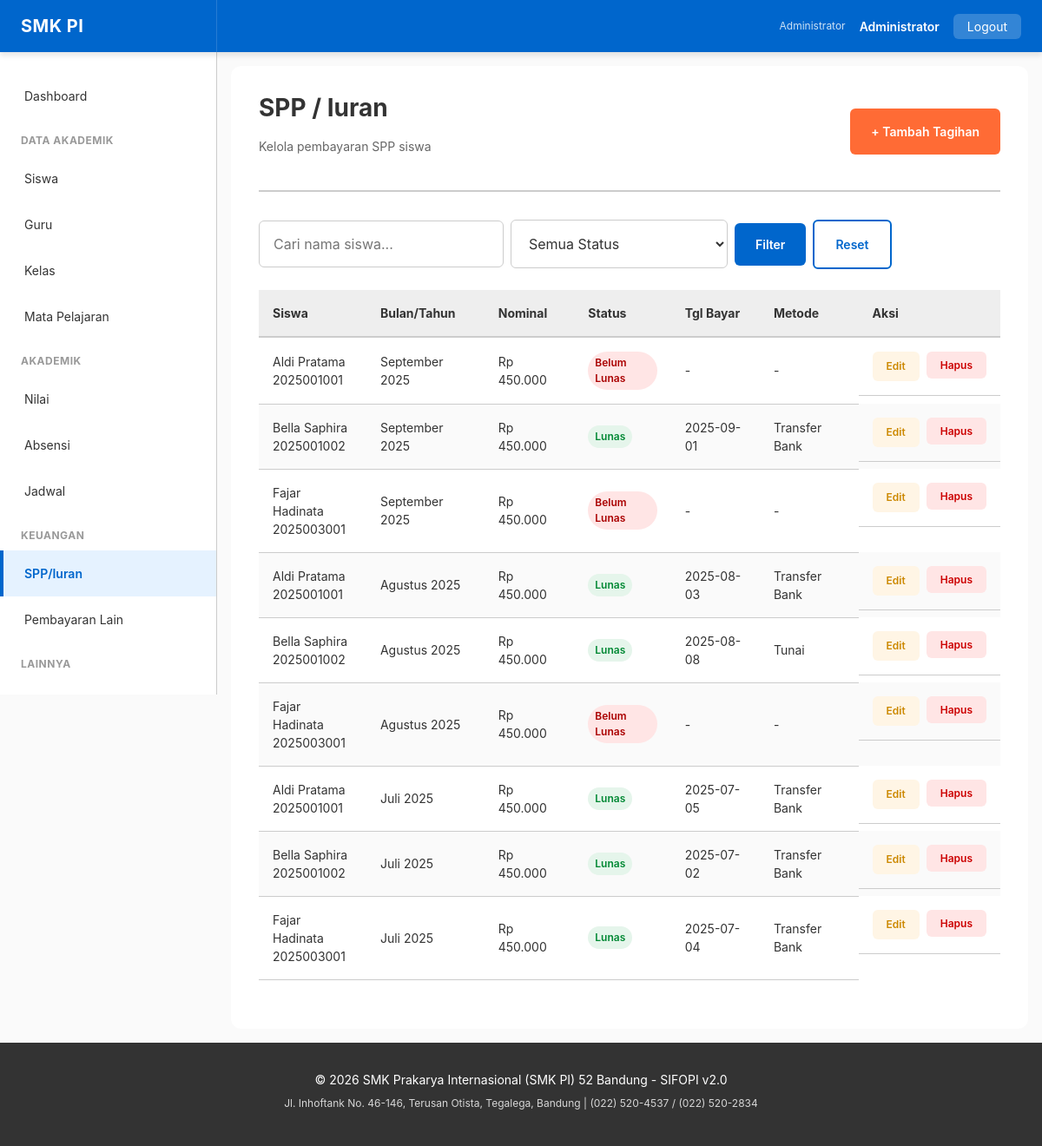
The page /iuran (signed in) on the database its author committed.
### tables this page shows
CREATE TABLE spp (
    id INT PRIMARY KEY AUTO_INCREMENT,
    siswa_id INT NOT NULL,
    bulan INT NOT NULL,
    tahun INT NOT NULL,
    nominal DECIMAL(10,2) NOT NULL,
    status ENUM('BELUM_LUNAS', 'LUNAS', 'CICIL') DEFAULT 'BELUM_LUNAS',
    tanggal_bayar DATE,
    metode_bayar VARCHAR(50),
    catatan TEXT,
    created_at DATETIME DEFAULT CURRENT_TIMESTAMP,
    updated_at DATETIME DEFAULT CURRENT_TIMESTAMP ON UPDATE CURRENT_TIMESTAMP,
    FOREIGN KEY (siswa_id) REFERENCES siswa(id) ON DELETE CASCADE,
    UNIQUE KEY unique_spp (siswa_id, bulan, tahun),
    INDEX idx_siswa (siswa_id),
    INDEX idx_status (status),
    INDEX idx_tanggal (tanggal_bayar)
);

CREATE TABLE siswa (
    id INT PRIMARY KEY AUTO_INCREMENT,
    user_id INT,
    no_induk VARCHAR(20) NOT NULL UNIQUE,
    nama VARCHAR(100) NOT NULL,
    tgl_lahir DATE,
    jenis_kelamin ENUM('LAKI-LAKI', 'PEREMPUAN'),
    agama VARCHAR(20),
    alamat TEXT,
    no_telepon VARCHAR(20),
    email VARCHAR(100) UNIQUE,
    status ENUM('AKTIF', 'LULUS', 'KELUAR', 'SUSPENDED') DEFAULT 'AKTIF',
    kelas_id INT,
    tahun_ajaran_id INT,
    tanggal_masuk DATE,
    nama_ayah VARCHAR(100),
    nama_ibu VARCHAR(100),
    pekerjaan_ayah VARCHAR(100),
    pekerjaan_ibu VARCHAR(100),
    no_telepon_wali VARCHAR(20),
    nama_wali VARCHAR(100),
    alamat_wali TEXT,
    pekerjaan_wali VARCHAR(100),
    golongan_darah VARCHAR(3),
    anak_ke INT,
    status_anak VARCHAR(20),
    nama_sekolah_asal VARCHAR(100),
    alamat_sekolah_asal TEXT,
    foto VARCHAR(255),
    is_active BOOLEAN DEFAULT true,
    created_at DATETIME DEFAULT CURRENT_TIMESTAMP,
    updated_at DATETIME DEFAULT CURRENT_TIMESTAMP ON UPDATE CURRENT_TIMESTAMP,
    FOREIGN KEY (user_id) REFERENCES user(id) ON DELETE SET NULL,
    FOREIGN KEY (kelas_id) REFERENCES kelas(id),
    FOREIGN KEY (tahun_ajaran_id) REFERENCES tahun_ajaran(id),
    UNIQUE KEY unique_no_induk (no_induk),
    INDEX idx_nama (nama),
    INDEX idx_kelas (kelas_id),
    INDEX idx_status (status),
    INDEX idx_active (is_active)
);

### public/index.php (called while the page is built, shortened)
<?php
$configPath = dirname(__DIR__) . '/config';
require_once $configPath . '/database.php';
require_once $configPath . '/helpers.php';
class Router {
    private function render(string $viewPath, array $vars = []): void {
        extract($vars);
        $contentFile = dirname(__DIR__) . '/views/' . $viewPath . '.php';
        include $contentFile;
        include dirname(__DIR__) . '/views/layout/base.php';
    }
    private function db(): Database { return Database::getInstance(); }
    private function iuranList(): void {
        $db       = $this->db();
        $page     = (int)($_GET['page'] ?? 1);
        $search   = sanitize($_GET['search'] ?? '');
        $where  = ['1=1'];
        $params = [];
        $whereStr = 'WHERE ' . implode(' AND ', $where);
        $sql = "SELECT spp.*, s.nama as nama_siswa, s.no_induk
                FROM spp JOIN siswa s ON s.id = spp.siswa_id
                $whereStr ORDER BY spp.tahun DESC, spp.bulan DESC
                LIMIT ? OFFSET ?";
        $perPage = ITEMS_PER_PAGE;
        $offset  = ($page - 1) * $perPage;
        $data    = $db->query($sql, array_merge($params, [$perPage, $offset]))->fetchAll();
        $countSql = "SELECT COUNT(*) as c FROM spp JOIN siswa s ON s.id = spp.siswa_id $whereStr";
        $total    = (int)($db->query($countSql, $params)->fetch()['c'] ?? 0);
        $pages    = max(1, (int)ceil($total / $perPage));
        $result = [
            'data' => $data, 'page' => $page, 'pages' => $pages,
            'total' => $total, 'has_prev' => $page > 1, 'has_next' => $page < $pages,
        ];
        $this->render('iuran/list', compact('result', 'search', 'status'));
    }
}
(new Router())->route();

### config/helpers.php (called while the page is built, shortened)
<?php
if (function_exists('safe')) {
    return;
}
function safe(mixed $value): string {
    return htmlspecialchars((string)$value, ENT_QUOTES, 'UTF-8');
}
function sanitize(string $value): string {
    return trim(htmlspecialchars($value, ENT_QUOTES, 'UTF-8'));
}

### config/database.php (called while the page is built, shortened)
<?php
class Database {
    private static $instance = null;
    private $pdo;
    public static function getInstance(): self {
        if (self::$instance === null) {
            self::$instance = new self();
        }
        return self::$instance;
    }
    private function connect(): void {
        try {
            $host = $_ENV['DB_HOST'] ?? 'localhost';
            $port = $_ENV['DB_PORT'] ?? 3306;
            $dbname = $_ENV['DB_NAME'] ?? 'atol_akademik_smk_pi';
            $user = $_ENV['DB_USER'] ?? 'root';
            $password = $_ENV['DB_PASSWORD'] ?? '';
            $dsn = "mysql:host={$host};port={$port};dbname={$dbname};charset=utf8mb4";
            $this->pdo = new PDO(
                $dsn,
                $user,
                $password,
                [
                    PDO::ATTR_ERRMODE => PDO::ERRMODE_EXCEPTION,
                    PDO::ATTR_DEFAULT_FETCH_MODE => PDO::FETCH_ASSOC,
                    PDO::ATTR_EMULATE_PREPARES => false,
                ]
            );
        } catch (PDOException $e) {
            die('Database connection failed: ' . htmlspecialchars($e->getMessage()));
        }
    }
    public function query(string $sql, array $params = []): PDOStatement {
        try {
            $stmt = $this->pdo->prepare($sql);
            $stmt->execute($params);
            return $stmt;
        } catch (PDOException $e) {
            $this->lastError = $e->getMessage();
            if ($_ENV['APP_DEBUG'] ?? false) {
                error_log('SQL Error: ' . $e->getMessage() . "\nSQL: " . $sql);
            }
            throw new Exception('Database query failed. Please try again.');
        }
    }
}

### views/iuran/list.php (the view, shortened to what this page needs)
<?php $pageTitle = 'SPP / Iuran'; $activePage = 'iuran';
$bulanNama = [1=>'Januari',2=>'Februari',3=>'Maret',4=>'April',5=>'Mei',6=>'Juni',7=>'Juli',8=>'Agustus',9=>'September',10=>'Oktober',11=>'November',12=>'Desember'];
?>
<div class="page-header" style="display:flex;justify-content:space-between;align-items:center;">
    <div>
        <h1 class="page-title">SPP / Iuran</h1>
        <p class="page-subtitle">Kelola pembayaran SPP siswa</p>
    </div>
    <a href="/iuran/create" class="btn btn-secondary">+ Tambah Tagihan</a>
</div>
<div class="search-bar">
    <form method="GET" action="/iuran" style="display:flex;gap:8px;align-items:center;flex-wrap:wrap;">
        <input type="text" name="search" class="search-input" placeholder="Cari nama siswa..." value="<?= safe($search ?? '') ?>">
        <select name="status" class="search-input" style="max-width:180px;">
            <option value="">Semua Status</option>
        </select>
        <button type="submit" class="btn btn-primary">Filter</button>
        <a href="/iuran" class="btn btn-outline">Reset</a>
    </form>
</div>
<?php if (!empty($result['data'])): ?>
    <div class="table-responsive">
        <table class="table">
            <thead>
                <tr><th>Siswa</th><th>Bulan/Tahun</th><th>Nominal</th><th>Status</th><th>Tgl Bayar</th><th>Metode</th><th style="width:130px;">Aksi</th></tr>
            </thead>
            <tbody>
                <?php foreach ($result['data'] as $s):
                    $sc = match($s['status']) { 'LUNAS'=>'success','CICIL'=>'warning',default=>'danger' };
                    $sl = PAYMENT_STATUS[$s['status']] ?? $s['status'];
                ?>
                    <tr>
                        <td><?= safe($s['nama_siswa'] ?? '-') ?><br><small><?= safe($s['no_induk'] ?? '') ?></small></td>
                        <td><?= $bulanNama[$s['bulan']] ?? $s['bulan'] ?> <?= $s['tahun'] ?></td>
                        <td>Rp <?= number_format($s['nominal'], 0, ',', '.') ?></td>
                        <td><span class="badge badge-<?= $sc ?>"><?= $sl ?></span></td>
                        <td><?= safe($s['tanggal_bayar'] ?? '-') ?></td>
                        <td><?= safe($s['metode_bayar'] ?? '-') ?></td>
                        <td class="table-actions">
                            <a href="/iuran/edit?id=<?= $s['id'] ?>" class="btn btn-small action-edit">Edit</a>
                            <form method="POST" action="/iuran/delete?id=<?= $s['id'] ?>" style="display:inline;" onsubmit="return confirm('Hapus tagihan ini?')">
                                <button class="btn btn-small action-delete">Hapus</button>
                            </form>
                        </td>
                    </tr>
                <?php endforeach; ?>
            </tbody>
        </table>
    </div>
<?php endif; ?>

### public/assets/css/theme.css (style rules this page uses)
.search-bar { display: flex; gap: var(--spacing-md); margin-bottom: var(--spacing-lg); }
.search-input { flex: 1; min-width: 250px; }
.table-actions { display: flex; gap: var(--spacing-sm); }
.action-edit { background: var(--color-warning-light); color: var(--color-warning-dark); }
.action-delete { background: var(--color-error-light); color: var(--color-error); }

### public/assets/css/variables.css (style rules this page uses)
:root { --color-primary: #0066CC; --color-primary-dark: #0052A3; --color-primary-light: #E5F2FF; --color-secondary: #FF6B35; --color-secondary-dark: #E55A28; --color-secondary-light: #FFE5D5; --color-success: #00AA44; --color-success-dark: #008833; --color-success-light: #E5F5EB; --color-warning: #FFAA00; --color-warning-dark: #CC8800; --color-warning-light: #FFF5E5; --color-error: #CC0000; --color-error-dark: #AA0000; --color-error-light: #FFE5E5; --color-info: #0066CC; --color-info-light: #E5F2FF; --color-dark-text: #333333; --color-light-bg: #EEEEEE; --color-border: #CCCCCC; --color-white: #FFFFFF; --color-black: #000000; --color-gray-50: #FAFAFA; --color-gray-100: #F5F5F5; --color-gray-200: #EEEEEE; --color-gray-300: #DDDDDD; --color-gray-400: #CCCCCC; --color-gray-500: #999999; --color-gray-600: #666666; --color-gray-700: #444444; --color-gray-800: #333333; --color-gray-900: #1A1A1A; --font-family: -apple-system, BlinkMacSystemFont, 'Segoe UI', 'Roboto', 'Oxygen', 'Ubuntu', 'Cantarell', sans-serif; --font-mono: 'Courier New', 'Courier', monospace; --font-size-base: 16px; --font-size-xs: 12px; --font-size-sm: 14px; --font-size-lg: 18px; --font-size-xl: 20px; --font-size-2xl: 24px; --font-size-3xl: 28px; --font-size-4xl: 32px; --font-weight-light: 300; --font-weight-normal: 400; --font-weight-medium: 500; --font-weight-semibold: 600; --font-weight-bold: 700; --line-height-tight: 1.2; --line-height-normal: 1.5; --line-height-relaxed: 1.75; --spacing-xs: 4px; --spacing-sm: 8px; --spacing-md: 16px; --spacing-lg: 24px; --spacing-xl: 32px; --spacing-2xl: 40px; --spacing-3xl: 48px; --radius-sm: 4px; --radius-md: 6px; --radius-lg: 12px; --radius-xl: 16px; --radius-full: 9999px; --shadow-sm: 0 1px 2px rgba(0, 0, 0, 0.05); --shadow-md: 0 4px 6px rgba(0, 0, 0, 0.1); --shadow-lg: 0 10px 20px rgba(0, 0, 0, 0.15); --shadow-xl: 0 20px 40px rgba(0, 0, 0, 0.2); --transition-fast: 150ms ease-in-out; --transition-normal: 300ms ease-in-out; --transition-slow: 500ms ease-in-out; --z-dropdown: 1000; --z-modal: 2000; --z-tooltip: 3000; --breakpoint-sm: 640px; --breakpoint-md: 1024px; --breakpoint-lg: 1280px; --navbar-height: 60px; --sidebar-width: 250px; --max-container-width: 1400px; }
@media (prefers-color-scheme: light) { :root { --bg-primary: #FFFFFF; --bg-secondary: #F5F5F5; --text-primary: #333333; --text-secondary: #666666; } }

### public/assets/css/layout.css (style rules this page uses)
.page-header { margin-bottom: var(--spacing-xl); border-bottom: 2px solid var(--color-border); padding-bottom: var(--spacing-lg); }
.page-title { font-size: var(--font-size-3xl); margin-bottom: var(--spacing-md); }
.page-subtitle { color: var(--color-gray-600); font-size: var(--font-size-sm); }

### rows shown on the page
spp: siswa.nama "Aldi Pratama", siswa.no_induk "2025001001", bulan "September", tahun "2025", nominal "450.000", status "Belum Lunas", tanggal_bayar "-", metode_bayar "-"
spp: siswa.nama "Bella Saphira", siswa.no_induk "2025001002", bulan "September", tahun "2025", nominal "450.000", status "Lunas", tanggal_bayar "2025-09-01", metode_bayar "Transfer Bank"
spp: siswa.nama "Fajar Hadinata", siswa.no_induk "2025003001", bulan "September", tahun "2025", nominal "450.000", status "Belum Lunas", tanggal_bayar "-", metode_bayar "-"
spp: siswa.nama "Aldi Pratama", siswa.no_induk "2025001001", bulan "Agustus", tahun "2025", nominal "450.000", status "Lunas", tanggal_bayar "2025-08-03", metode_bayar "Transfer Bank"
spp: siswa.nama "Bella Saphira", siswa.no_induk "2025001002", bulan "Agustus", tahun "2025", nominal "450.000", status "Lunas", tanggal_bayar "2025-08-08", metode_bayar "Tunai"
spp: siswa.nama "Fajar Hadinata", siswa.no_induk "2025003001", bulan "Agustus", tahun "2025", nominal "450.000", status "Belum Lunas", tanggal_bayar "-", metode_bayar "-"
spp: siswa.nama "Aldi Pratama", siswa.no_induk "2025001001", bulan "Juli", tahun "2025", nominal "450.000", status "Lunas", tanggal_bayar "2025-07-05", metode_bayar "Transfer Bank"
spp: siswa.nama "Bella Saphira", siswa.no_induk "2025001002", bulan "Juli", tahun "2025", nominal "450.000", status "Lunas", tanggal_bayar "2025-07-02", metode_bayar "Transfer Bank"
spp: siswa.nama "Fajar Hadinata", siswa.no_induk "2025003001", bulan "Juli", tahun "2025", nominal "450.000", status "Lunas", tanggal_bayar "2025-07-04", metode_bayar "Transfer Bank"

### other values the page prints
safe($_SESSION['user']['fullname']) "Administrator"
safe(SCHOOL_NAME) "SMK Prakarya Internasional (SMK PI) 52 Bandung"
safe(SCHOOL_ADDRESS) "Jl. Inhoftank No. 46-146, Terusan Otista, Tegalega, Bandung"
safe(SCHOOL_PHONE) "(022) 520-4537 / (022) 520-2834"
